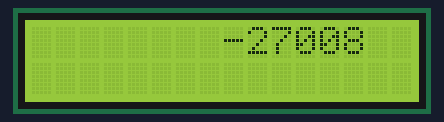
Bench run of a sketch on a simulated Arduino Uno, built with avr-gcc and run on an emulated ATmega328P. Parts: 16×2 character LCD.

Above: at 0.13 s.
At 5.06 s:
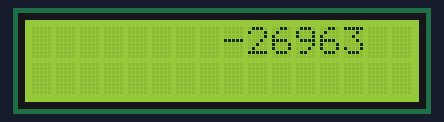
At 9.99 s:
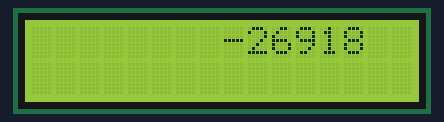
At 19.97 s:
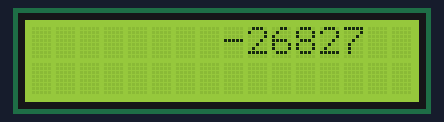
At 29.95 s:
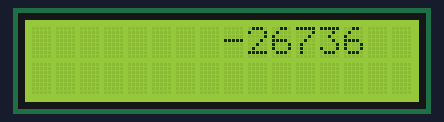
At 39.93 s:
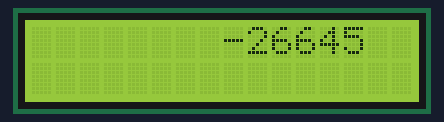

The sketch:

LCD_counter.ino
```cpp
#include <Wire.h>                 // Built-in library that handles I2C communication
#include <LiquidCrystal_I2C.h>    //installed library to make this easier

LiquidCrystal_I2C lcd(0x27, 16, 2); //adress, columns, rows, max 32 characters

int counter = 10000000;
int length = 0;
int start = 8;

void setup() {
  lcd.init(); //you'll never believe it
  lcd.backlight(); //make text legible

  lcd.setCursor(0, 0); //column, row
  lcd.print("PENIS");

}

void loop() {
  lcd.clear();
  length = log10(counter) + 1;
  if (length%2 > 0) {
    start = (length - 1) / 2;
  }
  else {
    start = length / 2;
  }
  lcd.setCursor((8 - start), 0);
  lcd.print(counter);
  counter++;
  delay(100);
}
```
